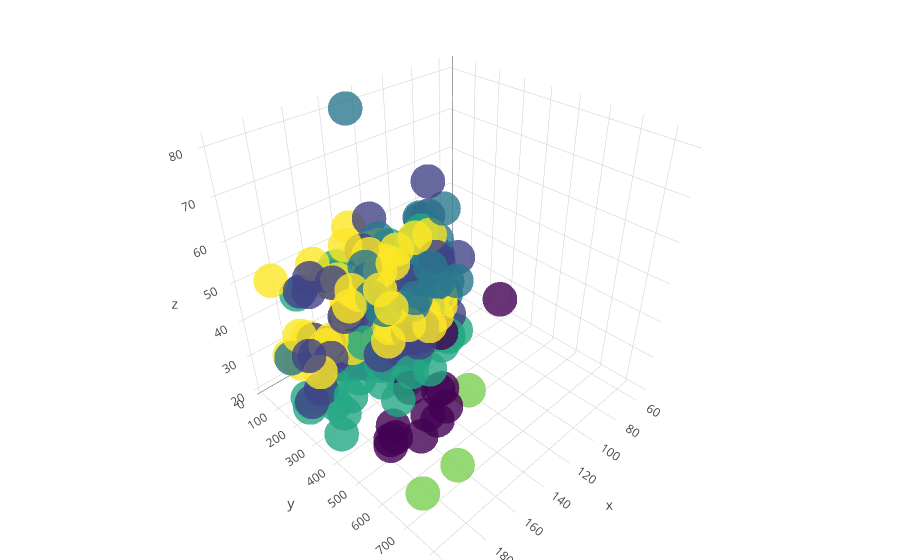

Notebook cell for this chart:
### Code cell
trace1 = go.Scatter3d(
    x=data['glucose'],
    y=data['insulin'],
    z=data['age'],
    mode='markers',
    marker=dict(
        size=12,
        color=data['clusters'],                # set color to an array/list of desired values
        colorscale='Viridis',   # choose a colorscale
        opacity=0.8
    )
)

datas = [trace1]
layout = go.Layout(
    margin=dict(
        l=0,
        r=0,
        b=0,
        t=0
    )
)
fig = go.Figure(data=datas, layout=layout)
plotly.offline.iplot(fig, filename='3d-scatter-colorscale')

### Figure 1 — Plotly figure (JSON) as saved in the notebook; plotly's stock layout.template omitted (floating-point values rounded to 4 significant figures; data arrays with more than 128 entries replaced by an {"elided": "..."} marker saying what was removed)
{"data": [{"marker": {"color": {"elided": "392 int values"}, "colorscale": "Viridis", "opacity": 0.8, "size": 12}, "mode": "markers", "type": "scatter3d", "uid": "fa8bb224-3533-4b0c-b6f0-b7f3e4de5d3c", "x": {"elided": "392 int values"}, "y": {"elided": "392 int values"}, "z": {"elided": "392 int values"}}], "layout": {"margin": {"b": 0, "l": 0, "r": 0, "t": 0}}}
